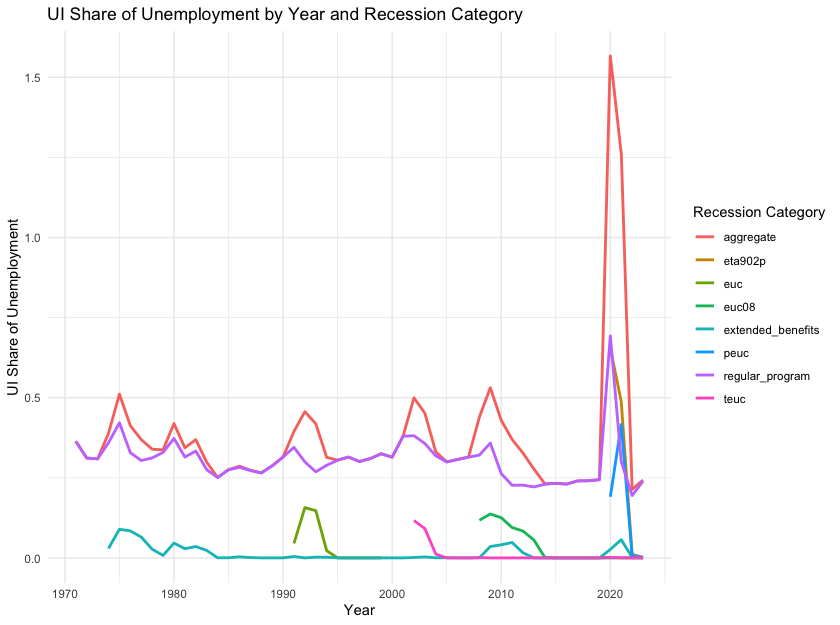

Write the R code that produced this figure.

rm(list = ls())

#UI column figures 
library(dplyr)
library(lubridate)
library(readr) 
library(tidyr)
library(writexl)
library(ggplot2)

#set working directory 
setwd("/Users/Cchanoi/Desktop/UI/UI_Column/")

#download datasets. Keep only the number of all weeks compensated 
#(section b in their respective pages in the data map)
regular_program <- read_csv("ETA/ETA5159/ETA5159_data/ETA5159_regular_program.csv") %>% 
  select(st, rptdate, c38) %>% 
  rename(state = st, 
         weeks_compensated = c38)

extended_benefits <- read_csv("ETA/ETA5159/ETA5159_data/ETA5159_extended_benefits.csv") %>% 
  select(st, rptdate, c29) %>% 
  rename(state = st, 
         weeks_compensated = c29)

teuc <- read_csv("ETA/ETA5159/ETA5159_data/ETA5159_TEUC_2002_2004.csv") %>% 
  select(st, rptdate, c29) %>% 
  rename(state = st, 
         weeks_compensated = c29)

euc <- read_csv("ETA/ETA5159/ETA5159_data/ETA5159_EUC_1991_1994.csv") %>% 
  select(st, rptdate, c32) %>% 
  rename(state = st, 
         weeks_compensated = c32)

euc08 <- read_csv("ETA/ETA5159/ETA5159_data/ETA5159_EUC08_2008_2013.csv") %>% 
  select(st, rptdate, c29) %>% 
  rename(state = st, 
         weeks_compensated = c29)

peuc <- read_csv("ETA/ETA5159/ETA5159_data/ETA5159_PEUC_2020.csv") %>% 
  select(st, rptdate, c29) %>% 
  rename(state = st, 
         weeks_compensated = c29)

eta902p <- read_csv("ETA/ETA902/ETA902_data/ETA902P.csv") %>%
  select(st, rptdate, c5) %>% 
  rename(state = st, 
         weeks_compensated = c5)


#fred
fred <- read_csv("FRED/annual_avg_fred_unemployment_numbers.csv") %>% 
  mutate(UNEMPLOY = as.numeric(UNEMPLOY)) %>%
  mutate(year = year(DATE), 
         num_unemployed = UNEMPLOY*1000) %>% 
  select(year, num_unemployed) 

#make sure we've only got numbers for the 50 states 
state_abvs <- list(state = c("AL", "AK", "AZ", "AR", "CA", 
                             "CO", "CT", "DE", "FL", "GA", 
                             "HI", "ID", "IL", "IN", "IA", 
                             "KS", "KY", "LA", "ME", "MD", 
                             "MA", "MI", "MN", "MS", "MO", 
                             "MT", "NE", "NV", "NH", "NJ", 
                             "NM", "NY", "NC", "ND", "OH", 
                             "OK", "OR", "PA", "RI", "SC", 
                             "SD", "TN", "TX", "UT", "VT", 
                             "VA", "WA", "WV", "WI", "WY")) %>% 
  as.data.frame()



# Function to clean all datasets and process a single dataset
#We want to calculate the number of people on UI 
#But, there is no measure in the data of the number of people on UI, 
#just weeks claimed or compensated in a month. 

#We want to use number of weeks compensated divided by the number of Saturdays 
#in each month as our measure of the number of people.

#To do so we need to find the number of saturdays in a month, calculate the 
#number of people on ui, aggregate that nationally, the find the share of total
#unemployed people that makes up. 

#then to the same for each recession and add them up. 

process_dataset <- function(dataset, state_abvs, fred, dataset_name) {
  # Convert rptdate column to date format and get the start and end dates
  dataset <- dataset %>%
    mutate(date = mdy(rptdate),
           month = month(date),
           year = year(date))
  
  date_range <- dataset %>%
    summarize(start_date = min(date),
              end_date = max(date))
  
  # Extract start and end dates
  start_date <- date_range$start_date
  end_date <- date_range$end_date
  
  # Initialize an empty data frame to store saturdays_per_month
  saturdays_per_month <- data.frame(month = integer(),
                                    year = integer(),
                                    saturdays = integer())
  
  # Loop through each month from start_date to end_date
  current_date <- start_date
  while (current_date <= end_date) {
    year <- year(current_date)
    month <- month(current_date)
    
    # Find the first and last days of the current month
    first_day <- floor_date(current_date, "month")
    last_day <- ceiling_date(current_date, "month") - days(1)
    
    # Generate all dates within the current month
    dates <- seq.Date(first_day, last_day, by = "day")
    
    # Count the number of Saturdays
    saturdays <- sum(weekdays(dates) == "Saturday")
    
    # Append the saturdays_per_month
    saturdays_per_month <- rbind(saturdays_per_month,
                                 data.frame(month = month,
                                            year = year,
                                            saturdays = saturdays))
    
    # Move to the next month
    current_date <- seq.Date(last_day + days(1), by = "month", length.out = 1)
  }
  
  # Merge saturdays_per_month back into the original dataset
  dataset <- dataset %>%
    left_join(x = dataset, 
              y = saturdays_per_month, 
              by = c("month", "year"))
  
  # Select necessary variables and calculate the number of people on UI
  dataset <- dataset %>%
    select(state, date, saturdays, weeks_compensated)%>%
    mutate(num_on_ui = weeks_compensated / saturdays) %>%
    select(-weeks_compensated)
  
  # Filter to include only the 50 states
  dataset <- dataset %>%
    right_join(x = dataset, 
               y = state_abvs, 
               by = "state") %>%  # Keep only rows with valid state abbreviations
    mutate(year = year(date)) %>%
    group_by(state, year) %>%
    summarise(num_on_ui = mean(num_on_ui, na.rm = TRUE), .groups = 'drop') %>%
    select(year, state, num_on_ui) %>%  #HERE is probably where we'll want to end for the by state figure 
    group_by(year) %>% 
    summarise(num_on_ui = sum(num_on_ui, na.rm = TRUE))
  
  
  # Merge with FRED data and calculate UI share of unemployment
  
  dataset <- dataset %>%
    left_join(x = dataset, 
              y = fred, 
              by = c("year")) %>%
    mutate(ui_share_of_unemp = num_on_ui / num_unemployed,
           recession = dataset_name) %>% 
    subset(year < 2024) #no average annual unemployment for 2024 so remove
  
  return(dataset)
}

# List of datasets
datasets <- list(regular_program = "regular program", 
                 extended_benefits = "extended_benefits", 
                 euc = "euc", 
                 teuc = "teuc", 
                 euc08 = "euc08", 
                 peuc = "peuc", 
                 eta902p = "eta902p")  

# Apply the function to each dataset and bind the results together
national_ui_share <- bind_rows(lapply(names(datasets), function(name) {
  process_dataset(get(name), state_abvs, fred, name)
}))

national_ui_share_aggregated <- national_ui_share %>%
  select(year, num_on_ui, recession) %>% 
  pivot_wider(
    names_from = recession,
    values_from = num_on_ui) 
  
national_ui_share_aggregated[is.na(national_ui_share_aggregated)] <- 0

national_ui_share_aggregated <- national_ui_share_aggregated %>% 
  left_join(x = national_ui_share_aggregated, 
            y = fred, 
            by = "year") %>% 
  mutate(total_on_ui = 
           (regular_program +
           extended_benefits + 
           euc + 
           teuc + 
           euc08 + 
           peuc + 
           eta902p),
         total_share = total_on_ui / num_unemployed) 

write_xlsx(national_ui_share_aggregated, "national_ui_share_aggregated.xlsx")

national_ui_share_bind <- national_ui_share_aggregated %>% 
  select(year, total_on_ui, num_unemployed, total_share) %>% 
  rename(num_on_ui = total_on_ui, 
         ui_share_of_unemp = total_share) %>% 
  mutate(recession = "aggregate")

national_ui_share <- rbind(national_ui_share, national_ui_share_bind)

write_xlsx(national_ui_share, "national_ui_share.xlsx")

line <- ggplot(data = national_ui_share, aes(x = year, y = ui_share_of_unemp, color = recession)) +
  geom_line(size = 1) +
  labs(title = "UI Share of Unemployment by Year and Recession Category",
       x = "Year",
       y = "UI Share of Unemployment",
       color = "Recession Category") +
  theme_minimal()

line
